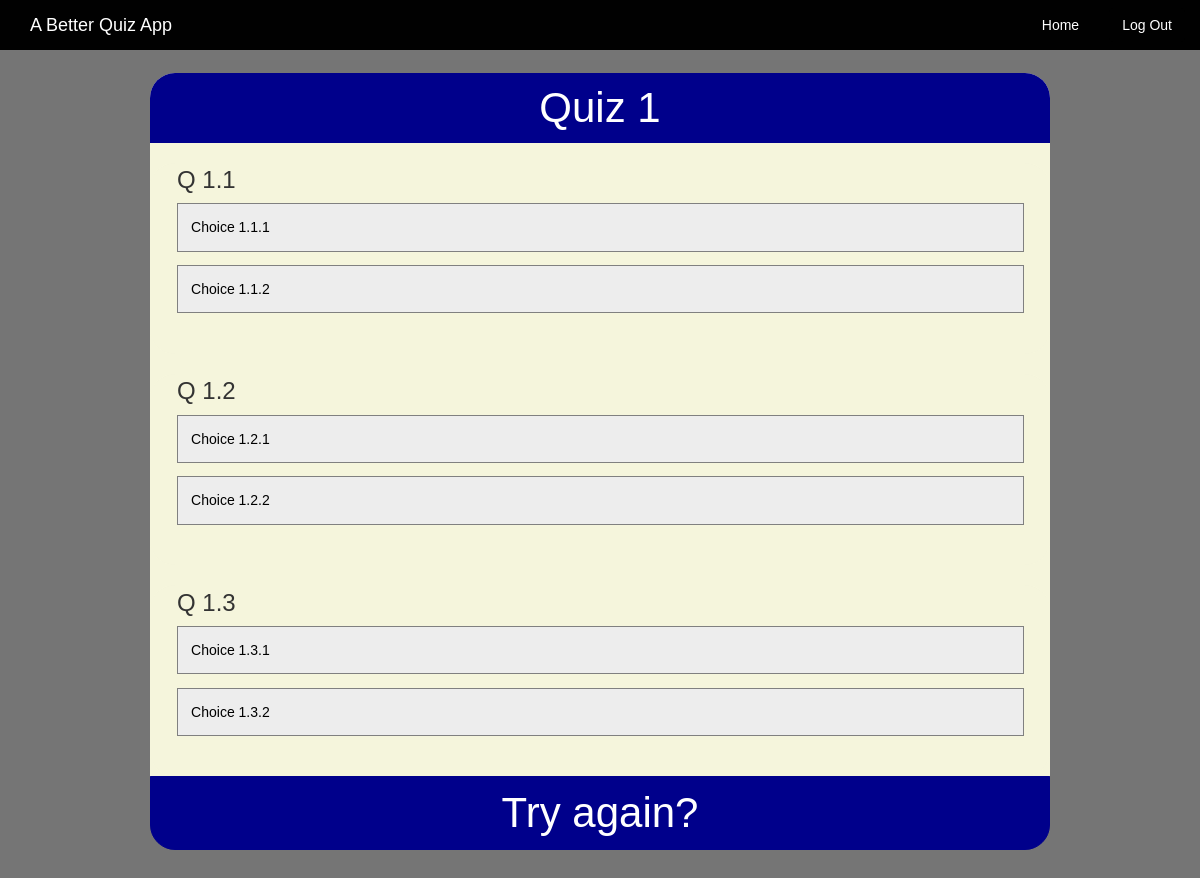
The app's page /polls/1/results/ (signed in) with its own data.
### polls/models.py (models this page shows, shortened)
class Quiz(models.Model):
    title_text = models.CharField(max_length=200, default='quiz title')
    quiz_text = models.CharField(max_length=200)
    number_correct = models.IntegerField(default=0)

class Question(models.Model):
    quiz = models.ForeignKey(Quiz, on_delete=models.CASCADE)
    question_text = models.CharField(max_length=200)
    pub_date = models.DateTimeField('date published')
    correct = models.BooleanField(default=False)
    correct_answer = models.IntegerField(default=-1)
    selected_answer = models.IntegerField(default=-2)

class Choice(models.Model):
    question = models.ForeignKey(Question, on_delete=models.CASCADE)
    choice_text = models.CharField(max_length=200)
    votes = models.IntegerField(default=0)
    correct = models.BooleanField(default=False)

### polls/views.py (the view)
# urls.py: path('<int:pk>/results/', views.ResultsView.as_view(), name='results'),
class ResultsView(generic.DetailView):
    model = Quiz
    template_name = 'polls/results.html'

### polls/templates/polls/results.html (shortened to what this page needs)
{% load static %}
<link rel="stylesheet" href="https://maxcdn.bootstrapcdn.com/bootstrap/3.3.7/css/bootstrap.min.css">
<link rel = "stylesheet" type="text/css" href="{% static 'polls/result_style.css' %}" />
<header>
    <nav class="navbar-custom navbar-default navbar-fixed-top">
        <div class="container-fluid">
            <div class="navbar-header">
                <a class="navbar-brand" href="#">A Better Quiz App</a>
            </div>
            <ul class="nav navbar-nav navbar-right">
                <li><a href="#">Home</a></li>
                <form id="logout-btn" class="navbar-form form-inline pull-right" action="/accounts/logout/" method="post">
                    <button type="submit" class ="btn">Log Out</button>
                </form>
            </ul>
        </div>
    </nav>
</header>
<div class = "aspect-wrapper">
    <div class="quiz-parent">
        <div class="quiz-title">{{ quiz.title_text }}</div>
        {% for question in quiz.question_set.all  %}
        <div class="question-parent">
            <h3 class="question-text">{{ question.question_text }} </h3>
            {% for choice in question.choice_set.all %}
            <div class="choice-parent">
                <div class="choice-text">{{ choice.choice_text }}
                </div>
            </div>
            {% endfor %}
        </div>
        {% endfor %}
    </div>
    <a href="#" class="btn btn-default", id="retry-button">Try again?</a>
</div>

### polls/static/polls/result_style.css (style rules this page uses)
* { margin:0; padding:0; box-sizing:border-box; }
html * { font-family: SansSerif, sans-serif; }
.btn { background-color: rgba(1,1,1,1); color: white; }
.navbar-custom { background-color: rgba(1,1,1,1); }
.navbar-custom .navbar-nav>li>a { color: #fff; }
.navbar-custom .navbar-brand { color: #fff; }
.quiz-parent { position: relative; background-color: beige; border-radius: 25px 25px 0px 0px; z-index: 5; }
.quiz-title { text-align: center; color: white; background-color: darkblue; font-size:3em; width: 100%; border-radius: 25px 25px 0px 0px; padding: 5px; margin-top: 2.5%; }
.question-parent { background-color: beige; padding: 0px 0px 3% 0px; border-radius: 25px 25px 25px 25px; }
.question-text { padding-left: 3%; padding-top: .5%; }
.choice-parent { padding-left: 3%; padding-bottom: 1.5%; }
.choice-text { border: .005em solid grey; color: black; background-color: #EDEDED; padding: 1.5% 1.5% 1.5% 1.5%; width: 97%; }
#retry-button { position: relative; text-align: center; background-color: darkblue; border-color: darkblue; color: white; font-size: 3em; border-radius: 0px 0px 25px 25px; width: 100%; }
.aspect-wrapper { top: 0; left: 0; right: 0; bottom: 0; width:75%; height:120%; margin-left: 12.5%; }

### records on screen
Quiz: title_text "Quiz 1"
Question: question_text "Q 1.1"
Choice: choice_text "Choice 1.1.1"
Choice: choice_text "Choice 1.1.2"
Question: question_text "Q 1.2"
Choice: choice_text "Choice 1.2.1"
Choice: choice_text "Choice 1.2.2"
Question: question_text "Q 1.3"
Choice: choice_text "Choice 1.3.1"
Choice: choice_text "Choice 1.3.2"
